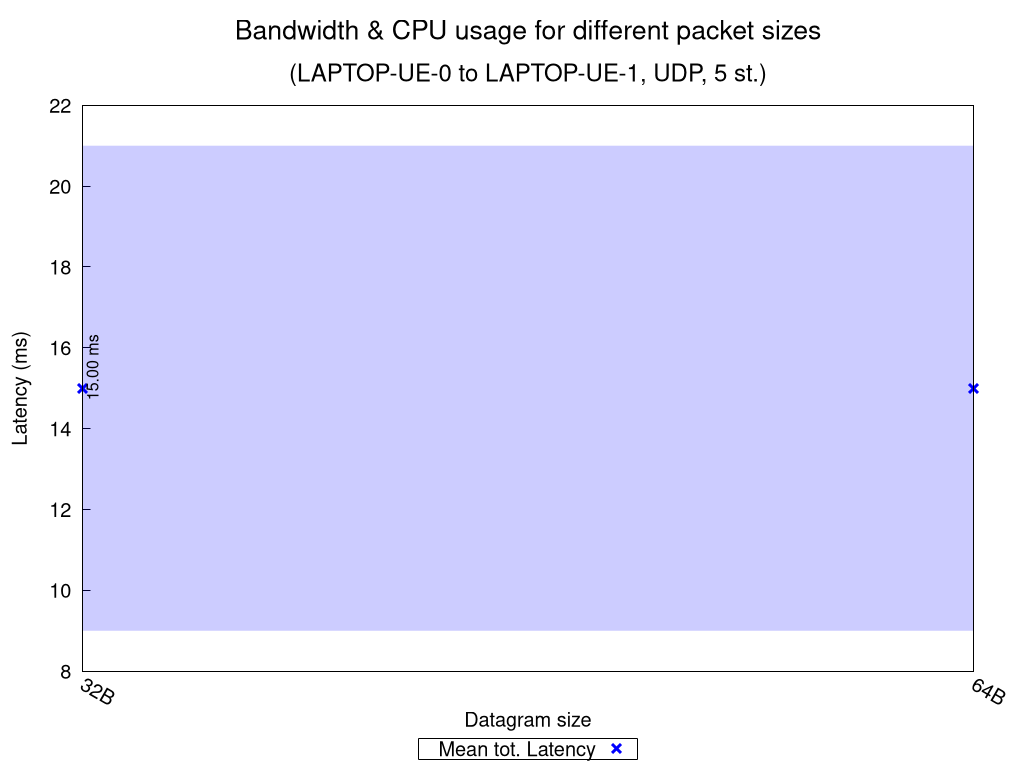

The gnuplot source for this figure:
set terminal pngcairo nocrop enhanced size 1024,768 font "Verdana,15"
set output "UDP_5_st_2020_10_07_18-23-36_two2one_summary.png"

set title "{/=20 Bandwidth \\& CPU usage for different packet sizes}\n\n{/=18 (LAPTOP-UE-0 to LAPTOP-UE-1, UDP, 5 st.)}"

set xlabel "Datagram size"
set ylabel "Latency (ms)"
set ytics nomirror
set key bmargin center horizontal box samplen 1 width -1
set bmargin 4.6
set rmargin 4.5
set xtics rotate by -30
printxsizes(x) = x < 1024.0 ? sprintf("%.0fB", x) : (x < 1048576.0 ? sprintf("%.0fKB", x/1024.0) : sprintf("%.0fMB", x/1048576.0))

rf = 1.0  # rate factor
stats "UDP_5_st_2020_10_07_18-23-36_two2one_iperf_summary.dat" using ($1 >= 0 ? $3 : 1/0) nooutput
set logscale x 2
set style fill transparent solid 0.2 noborder
set autoscale xfix
plot "UDP_5_st_2020_10_07_18-23-36_two2one_iperf_summary.dat" using ($1 >= 0 ? $2 : 1/0):($3/rf-$4/rf):($3/rf+$4/rf) with filledcurves lc rgb "blue" notitle, \
     "" using 2:($1 >= 0 ? $3/rf : 1/0):xtic(printxsizes($2)) with points pt 2 ps 1.5 lw 3 lc rgb "blue" title "Mean tot. Latency", \
     "" using 2:($1 >= 0 ? $3/rf : 1/0):(sprintf("%.2f ms", $3/rf)) with labels offset 0.9,1.0 rotate by 90 font ",12" notitle, \
     "" using ($1 < 0 ? $2 : 1/0):(STATS_min/rf):(sprintf("Net test failed!")) with labels offset 0.9,2.5 rotate by 90 tc rgb "red" font ",12" notitle, \
